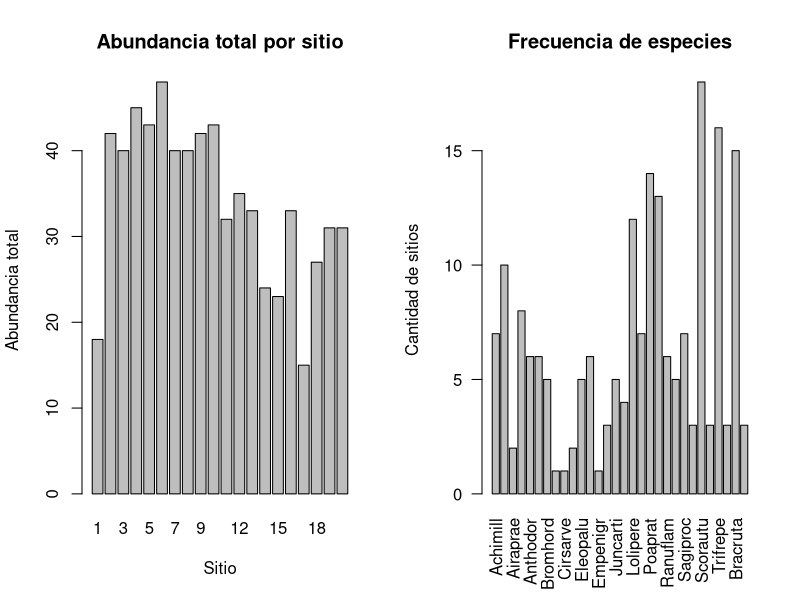
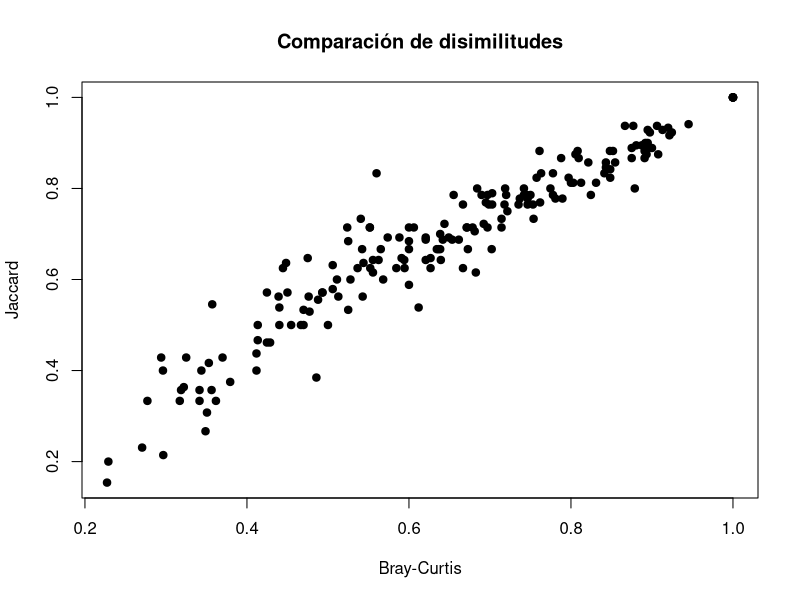
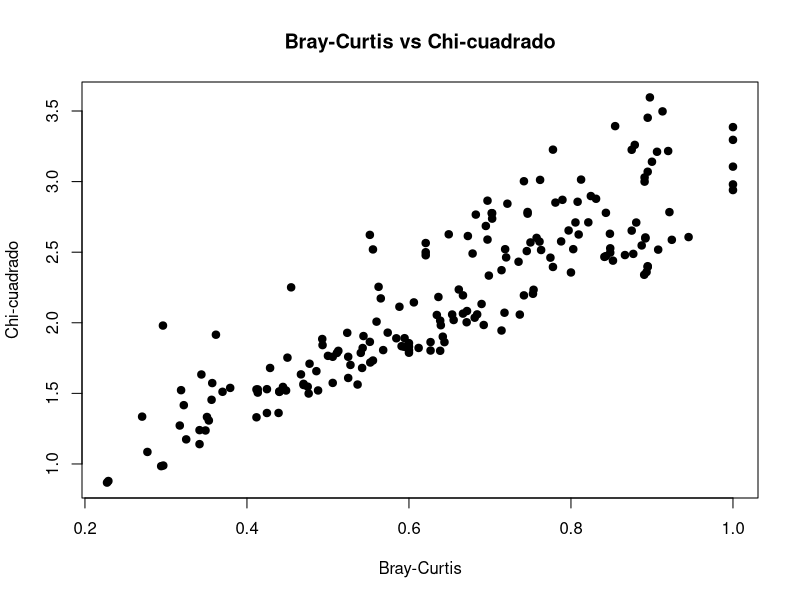
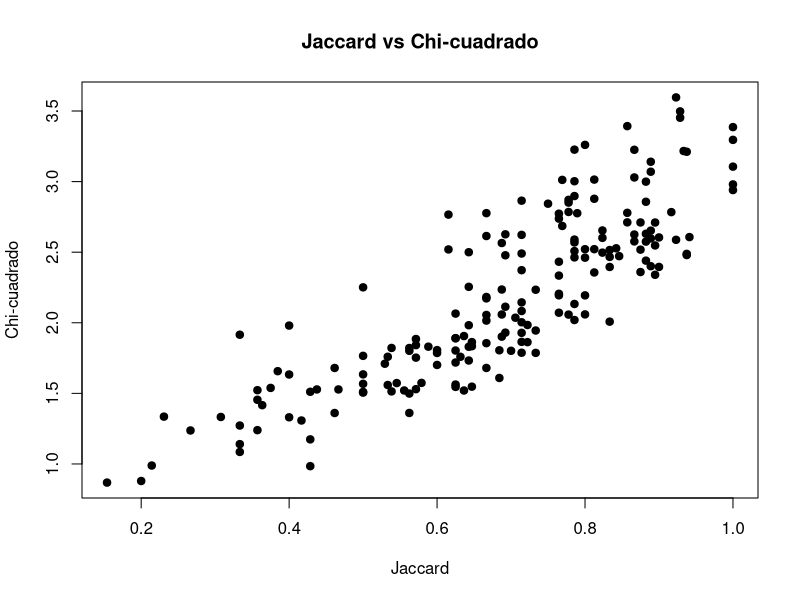
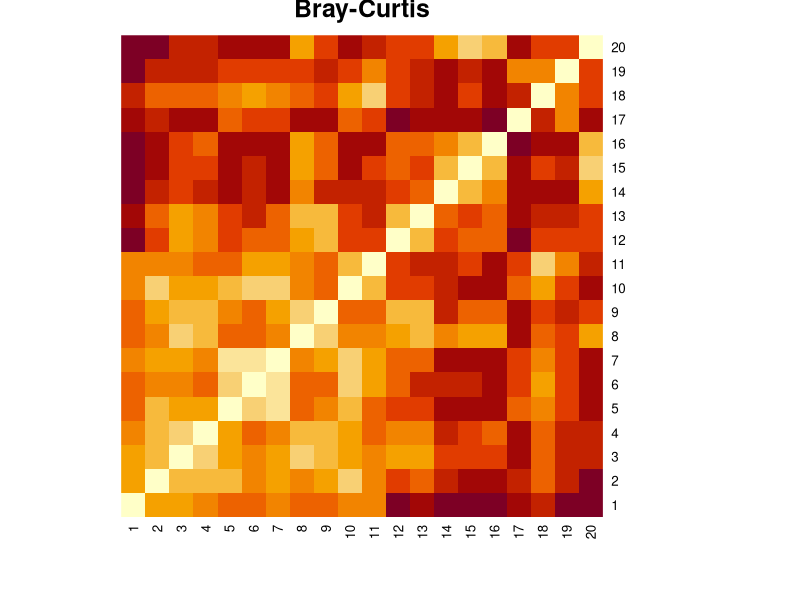
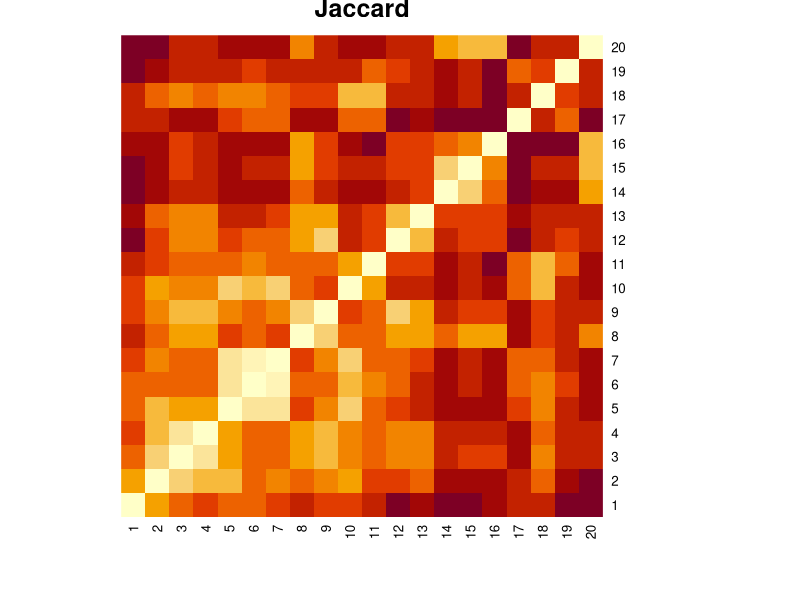
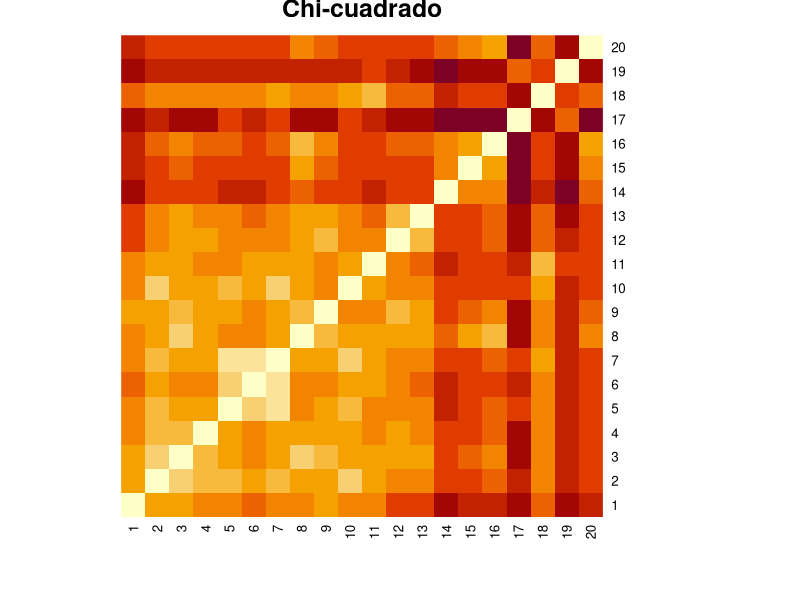
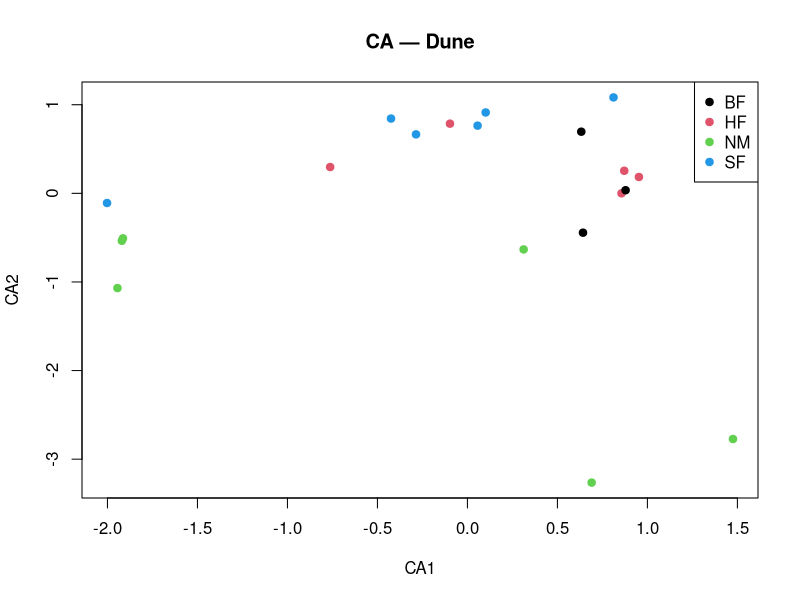

Recreate these plots in R, in order.
## ---- chunk 1
library(vegan)

data(dune)
data(dune.env)

str(dune)
head(dune)
summary(dune)

# Revisión de valores faltantes
sum(is.na(dune))

## ---- chunk 2
X <- dune
ambiente <- dune.env
## ---- chunk 3
prop_ceros <- sum(X == 0) / length(as.matrix(X))
prop_ceros
## ---- chunk 4
abund_sitio <- rowSums(X) # Abundancia por sitio

# Consideramos X > 0 para calcular la frencuencia con que aparece cada especie
frec_especies <- colSums(X>0) 

abund_sitio
frec_especies
## ---- chunk 5
par(mfrow = c(1, 2))

barplot(abund_sitio,
        main = "Abundancia total por sitio",
        xlab = "Sitio",
        ylab = "Abundancia total")

barplot(frec_especies,
        las = 2,
        main = "Frecuencia de especies",
        ylab = "Cantidad de sitios")

par(mfrow = c(1, 1))
## ---- chunk 6
str(ambiente)
## ---- chunk 7
grupo <- ambiente$Management
table(grupo)
## ---- chunk 8
X_abund <- X
head(X_abund)
## ---- chunk 9
X_pa <- decostand(X, method = "pa")
head(X_pa)
## ---- chunk 10
X_hell <- decostand(X, method = "hellinger")
head(X_hell)
## ---- chunk 11
dist_bray <- vegdist(X_abund, method = "bray")

dim(as.matrix(dist_bray))
as.matrix(dist_bray)[1:6, 1:6]
## ---- chunk 12
dist_jacc <- vegdist(X_pa, method = "jaccard")

as.matrix(dist_jacc)[1:6, 1:6]
## ---- chunk 13

dist_chi  <- vegdist(X_abund, method = "chisq")
as.matrix(dist_chi)[1:6, 1:6]

## ---- chunk 14
plot(as.vector(dist_bray), as.vector(dist_jacc),
     pch = 19,
     xlab = "Bray-Curtis",
     ylab = "Jaccard",
     main = "Comparación de disimilitudes")

cor(as.vector(dist_bray), as.vector(dist_jacc), method = "spearman")
## ---- chunk 15
# Comparación Bray-Curtis vs Chi-cuadrado
cor(as.vector(dist_bray), as.vector(dist_chi), method = "spearman")

plot(as.vector(dist_bray),
     as.vector(dist_chi),
     pch = 19,
     xlab = "Bray-Curtis",
     ylab = "Chi-cuadrado",
     main = "Bray-Curtis vs Chi-cuadrado")
## ---- chunk 16
# Comparación Jaccard vs Chi-cuadrado
cor(as.vector(dist_jacc),as.vector(dist_chi), method = "spearman")

plot(as.vector(dist_jacc),
     as.vector(dist_chi),
     pch = 19,
     xlab = "Jaccard",
     ylab = "Chi-cuadrado",
     main = "Jaccard vs Chi-cuadrado")
## ---- chunk 17

heatmap(as.matrix(dist_bray),
        symm = TRUE,
        Rowv = NA,
        Colv = NA,
        main = "Bray-Curtis")

heatmap(as.matrix(dist_jacc),
        symm = TRUE,
        Rowv = NA,
        Colv = NA,
        main = "Jaccard")

heatmap(as.matrix(dist_chi),
        symm = TRUE,
        Rowv = NA,
        Colv = NA,
        main = "Chi-cuadrado")

## ---- chunk 18
ca_dune <- cca(X_abund)

ca_dune
## ---- chunk 19
scores_ca <- scores(ca_dune, display = "sites")

plot(scores_ca[, 1], scores_ca[, 2],
     col = as.numeric(grupo),
     pch = 19,
     xlab = "CA1",
     ylab = "CA2",
     main = "CA — Dune")

legend("topright",
       legend = levels(grupo),
       col = 1:nlevels(grupo),
       pch = 19)
## ---- chunk 20
pcoa_bray <- cmdscale(dist_bray, k = 2, eig = TRUE, add = TRUE)
scores_pcoa_bray <- pcoa_bray$points

plot(scores_pcoa_bray[, 1], scores_pcoa_bray[, 2],
     col = as.numeric(grupo),
     pch = 19,
     xlab = "PCoA1",
     ylab = "PCoA2",
     main = "PCoA Bray-Curtis")

legend("topright",
       legend = levels(grupo),
       col = 1:nlevels(grupo),
       pch = 19)
## ---- chunk 21
pcoa_jacc <- cmdscale(dist_jacc, k = 2, eig = TRUE, add = TRUE)
scores_pcoa_jacc <- pcoa_jacc$points

plot(scores_pcoa_jacc[, 1], scores_pcoa_jacc[, 2],
     col = as.numeric(grupo),
     pch = 19,
     xlab = "PCoA1",
     ylab = "PCoA2",
     main = "PCoA Jaccard")

legend("topright",
       legend = levels(grupo),
       col = 1:nlevels(grupo),
       pch = 19)
## ---- chunk 22
set.seed(42)

nmds_bray <- metaMDS(dist_bray,
                     k = 2,
                     trymax = 100,
                     trace = FALSE)

nmds_bray

scores_nmds_bray <- scores(nmds_bray)

plot(scores_nmds_bray[, 1], scores_nmds_bray[, 2],
     col = as.numeric(grupo),
     pch = 19,
     xlab = "",
     ylab = "",
     xaxt = "n",
     yaxt = "n",
     main = "NMDS Bray-Curtis")
box()

legend("topright",
       legend = levels(grupo),
       col = 1:nlevels(grupo),
       pch = 19)
## ---- chunk 23
set.seed(42)

nmds_jacc <- metaMDS(dist_jacc,
                     k = 2,
                     trymax = 100,
                     trace = FALSE)

nmds_jacc

scores_nmds_jacc <- scores(nmds_jacc)

plot(scores_nmds_jacc[, 1], scores_nmds_jacc[, 2],
     col = as.numeric(grupo),
     pch = 19,
     xlab = "",
     ylab = "",
     xaxt = "n",
     yaxt = "n",
     main = "NMDS Jaccard")
box()

legend("topright",
       legend = levels(grupo),
       col = 1:nlevels(grupo),
       pch = 19)
## ---- chunk 24
par(mfrow = c(2, 3))

plot(scores_ca[, 1], scores_ca[, 2],
     col = as.numeric(grupo), pch = 19,
     xlab = "CA1", ylab = "CA2",
     main = "CA")

plot(scores_pcoa_bray[, 1], scores_pcoa_bray[, 2],
     col = as.numeric(grupo), pch = 19,
     xlab = "PCoA1", ylab = "PCoA2",
     main = "PCoA Bray")

plot(scores_pcoa_jacc[, 1], scores_pcoa_jacc[, 2],
     col = as.numeric(grupo), pch = 19,
     xlab = "PCoA1", ylab = "PCoA2",
     main = "PCoA Jaccard")

plot(scores_nmds_bray[, 1], scores_nmds_bray[, 2],
     col = as.numeric(grupo), pch = 19,
     xlab = "", ylab = "", xaxt = "n", yaxt = "n",
     main = "NMDS Bray")
box()

plot(scores_nmds_jacc[, 1], scores_nmds_jacc[, 2],
     col = as.numeric(grupo), pch = 19,
     xlab = "", ylab = "", xaxt = "n", yaxt = "n",
     main = "NMDS Jaccard")
box()

plot.new()
legend("center",
       legend = levels(grupo),
       col = 1:nlevels(grupo),
       pch = 19,
       title = "Management")

par(mfrow = c(1, 1))
## ---- chunk 25
ca_dune$CA$eig
ca_dune$CA$eig / sum(ca_dune$CA$eig)
cumsum(ca_dune$CA$eig / sum(ca_dune$CA$eig))
## ---- chunk 26
pcoa_bray$eig
pcoa_bray$eig / sum(pcoa_bray$eig)
cumsum(pcoa_bray$eig / sum(pcoa_bray$eig))
## ---- chunk 27
pcoa_jacc$eig
pcoa_jacc$eig / sum(pcoa_jacc$eig)
cumsum(pcoa_jacc$eig / sum(pcoa_jacc$eig))
## ---- chunk 28
nmds_bray$stress
stressplot(nmds_bray)
## ---- chunk 29
nmds_jacc$stress
stressplot(nmds_jacc)
## ---- chunk 30
dist_pcoa_bray2 <- dist(scores_pcoa_bray)
dist_pcoa_jacc2 <- dist(scores_pcoa_jacc)
dist_nmds_bray2 <- dist(scores_nmds_bray)
dist_nmds_jacc2 <- dist(scores_nmds_jacc)

cor(as.vector(dist_bray), as.vector(dist_pcoa_bray2), method = "spearman")
cor(as.vector(dist_jacc), as.vector(dist_pcoa_jacc2), method = "spearman")
cor(as.vector(dist_bray), as.vector(dist_nmds_bray2), method = "spearman")
cor(as.vector(dist_jacc), as.vector(dist_nmds_jacc2), method = "spearman")
